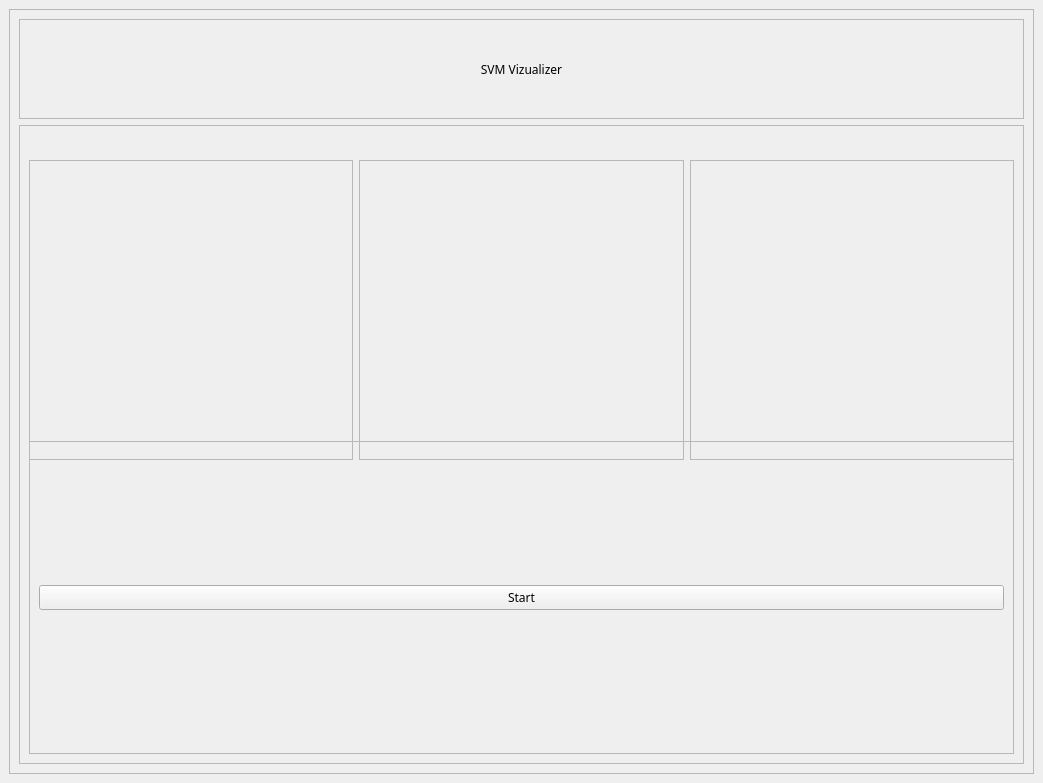
<?xml version="1.0" encoding="UTF-8"?>
<ui version="4.0">
 <class>MainWindow</class>
 <widget class="QMainWindow" name="MainWindow">
  <property name="geometry">
   <rect>
    <x>0</x>
    <y>0</y>
    <width>1043</width>
    <height>783</height>
   </rect>
  </property>
  <property name="windowTitle">
   <string>SVM Vizualizer</string>
  </property>
  <property name="windowIcon">
   <iconset>
    <normaloff>../Facultate/Licenta/dot-crossed_icon-icons.com_68558.ico</normaloff>../Facultate/Licenta/dot-crossed_icon-icons.com_68558.ico</iconset>
  </property>
  <property name="styleSheet">
   <string notr="true">*{
	font-family:century gohtic;
}

QFrame[accessibleName=&quot;frameMain&quot;]{
	background:rgb(223, 223, 223);
	border-radius:15px;
}

QFrame[accessibleName=&quot;bottomFrame&quot;],QFrame[accessibleName=&quot;topFrame&quot;]{
	background:rgb(244, 244, 244);
	border-radius:15px;
}

QLabel[accessibleName=&quot;titleLabel&quot;]{
	color:rgb(0, 51, 69);
	margin:10px;
	font-size:40px;
	font-weight:bold;
}

QLabel[accessibleName=&quot;image1Label&quot;],QLabel[accessibleName=&quot;image2Label&quot;],QLabel[accessibleName=&quot;image3Label&quot;]{
	margin:10px;
	font-size:40px;
	font-weight:bold;
	background:rgb(27, 134, 151);
	border-radius:100%;
}

QLabel[accessibleName=&quot;image1Label&quot;]:hover,QLabel[accessibleName=&quot;image2Label&quot;]:hover,QLabel[accessibleName=&quot;image3Label&quot;]:hover{
	margin:10px;
	font-size:40px;
	font-weight:bold;
	background:rgb(15, 100, 117);
	border-radius:100%;
}

QPushButton[accessibleName=&quot;btnStart&quot;]{
	background:rgb(27, 134, 151);
	border-radius:10px;
	padding:30%;
	margin:10px;
	font-size:30px;
	margin-right:50%;	
	margin-left:50%;
	color:white;
}

QPushButton[accessibleName=&quot;btnStart&quot;]:hover{
	background:rgb(15, 100, 117);
	border-radius:10px;
	padding:10px;
	margin:10px;
	margin-right:40%;	
	margin-left:40%;
}</string>
  </property>
  <property name="documentMode">
   <bool>false</bool>
  </property>
  <property name="tabShape">
   <enum>QTabWidget::Rounded</enum>
  </property>
  <widget class="QWidget" name="centralwidget">
   <layout class="QVBoxLayout" name="verticalLayout_2">
    <item>
     <widget class="QFrame" name="mainFrame">
      <property name="accessibleName">
       <string>frameMain</string>
      </property>
      <property name="styleSheet">
       <string notr="true"/>
      </property>
      <property name="frameShape">
       <enum>QFrame::StyledPanel</enum>
      </property>
      <property name="frameShadow">
       <enum>QFrame::Raised</enum>
      </property>
      <layout class="QVBoxLayout" name="verticalLayout">
       <item>
        <widget class="QFrame" name="topFrame">
         <property name="maximumSize">
          <size>
           <width>16777215</width>
           <height>100</height>
          </size>
         </property>
         <property name="accessibleName">
          <string>topFrame</string>
         </property>
         <property name="frameShape">
          <enum>QFrame::StyledPanel</enum>
         </property>
         <property name="frameShadow">
          <enum>QFrame::Raised</enum>
         </property>
         <layout class="QGridLayout" name="gridLayout">
          <item row="0" column="0">
           <widget class="QLabel" name="titleLabel">
            <property name="accessibleName">
             <string>titleLabel</string>
            </property>
            <property name="styleSheet">
             <string notr="true"/>
            </property>
            <property name="text">
             <string>SVM Vizualizer</string>
            </property>
            <property name="alignment">
             <set>Qt::AlignCenter</set>
            </property>
           </widget>
          </item>
         </layout>
        </widget>
       </item>
       <item>
        <widget class="QFrame" name="bottomFrame">
         <property name="accessibleName">
          <string>bottomFrame</string>
         </property>
         <property name="frameShape">
          <enum>QFrame::StyledPanel</enum>
         </property>
         <property name="frameShadow">
          <enum>QFrame::Raised</enum>
         </property>
         <layout class="QGridLayout" name="gridLayout_4">
          <item row="0" column="0">
           <widget class="QFrame" name="frame_3">
            <property name="minimumSize">
             <size>
              <width>230</width>
              <height>300</height>
             </size>
            </property>
            <property name="maximumSize">
             <size>
              <width>350</width>
              <height>250</height>
             </size>
            </property>
            <property name="frameShape">
             <enum>QFrame::StyledPanel</enum>
            </property>
            <property name="frameShadow">
             <enum>QFrame::Raised</enum>
            </property>
            <layout class="QGridLayout" name="gridLayout_5">
             <item row="0" column="0">
              <widget class="QLabel" name="image1Label">
               <property name="minimumSize">
                <size>
                 <width>220</width>
                 <height>220</height>
                </size>
               </property>
               <property name="maximumSize">
                <size>
                 <width>220</width>
                 <height>220</height>
                </size>
               </property>
               <property name="accessibleName">
                <string>image1Label</string>
               </property>
               <property name="text">
                <string/>
               </property>
               <property name="pixmap">
                <pixmap>scatter_chart_icon_215551.ico</pixmap>
               </property>
               <property name="scaledContents">
                <bool>false</bool>
               </property>
               <property name="alignment">
                <set>Qt::AlignCenter</set>
               </property>
              </widget>
             </item>
            </layout>
           </widget>
          </item>
          <item row="0" column="1">
           <widget class="QFrame" name="frame">
            <property name="minimumSize">
             <size>
              <width>250</width>
              <height>300</height>
             </size>
            </property>
            <property name="maximumSize">
             <size>
              <width>350</width>
              <height>250</height>
             </size>
            </property>
            <property name="frameShape">
             <enum>QFrame::StyledPanel</enum>
            </property>
            <property name="frameShadow">
             <enum>QFrame::Raised</enum>
            </property>
            <layout class="QGridLayout" name="gridLayout_2">
             <item row="0" column="1">
              <widget class="QLabel" name="image2Label">
               <property name="minimumSize">
                <size>
                 <width>220</width>
                 <height>220</height>
                </size>
               </property>
               <property name="maximumSize">
                <size>
                 <width>220</width>
                 <height>220</height>
                </size>
               </property>
               <property name="accessibleName">
                <string>image2Label</string>
               </property>
               <property name="text">
                <string/>
               </property>
               <property name="pixmap">
                <pixmap>rotateaxisxy_120494.ico</pixmap>
               </property>
               <property name="scaledContents">
                <bool>false</bool>
               </property>
               <property name="alignment">
                <set>Qt::AlignCenter</set>
               </property>
              </widget>
             </item>
            </layout>
           </widget>
          </item>
          <item row="0" column="2">
           <widget class="QFrame" name="frame_4">
            <property name="minimumSize">
             <size>
              <width>230</width>
              <height>300</height>
             </size>
            </property>
            <property name="maximumSize">
             <size>
              <width>350</width>
              <height>250</height>
             </size>
            </property>
            <property name="frameShape">
             <enum>QFrame::StyledPanel</enum>
            </property>
            <property name="frameShadow">
             <enum>QFrame::Raised</enum>
            </property>
            <layout class="QGridLayout" name="gridLayout_6">
             <item row="0" column="0">
              <widget class="QLabel" name="image3Label">
               <property name="minimumSize">
                <size>
                 <width>220</width>
                 <height>220</height>
                </size>
               </property>
               <property name="maximumSize">
                <size>
                 <width>220</width>
                 <height>220</height>
                </size>
               </property>
               <property name="accessibleName">
                <string>image3Label</string>
               </property>
               <property name="text">
                <string/>
               </property>
               <property name="pixmap">
                <pixmap>levels (3).png</pixmap>
               </property>
               <property name="scaledContents">
                <bool>false</bool>
               </property>
               <property name="alignment">
                <set>Qt::AlignCenter</set>
               </property>
              </widget>
             </item>
            </layout>
           </widget>
          </item>
          <item row="1" column="0" colspan="3">
           <widget class="QFrame" name="frame_2">
            <property name="frameShape">
             <enum>QFrame::StyledPanel</enum>
            </property>
            <property name="frameShadow">
             <enum>QFrame::Raised</enum>
            </property>
            <layout class="QGridLayout" name="gridLayout_3">
             <item row="0" column="0">
              <widget class="QPushButton" name="pushButton">
               <property name="cursor">
                <cursorShape>PointingHandCursor</cursorShape>
               </property>
               <property name="accessibleName">
                <string>btnStart</string>
               </property>
               <property name="styleSheet">
                <string notr="true"/>
               </property>
               <property name="text">
                <string>Start</string>
               </property>
              </widget>
             </item>
            </layout>
           </widget>
          </item>
         </layout>
        </widget>
       </item>
      </layout>
     </widget>
    </item>
   </layout>
  </widget>
 </widget>
 <resources/>
 <connections/>
</ui>
